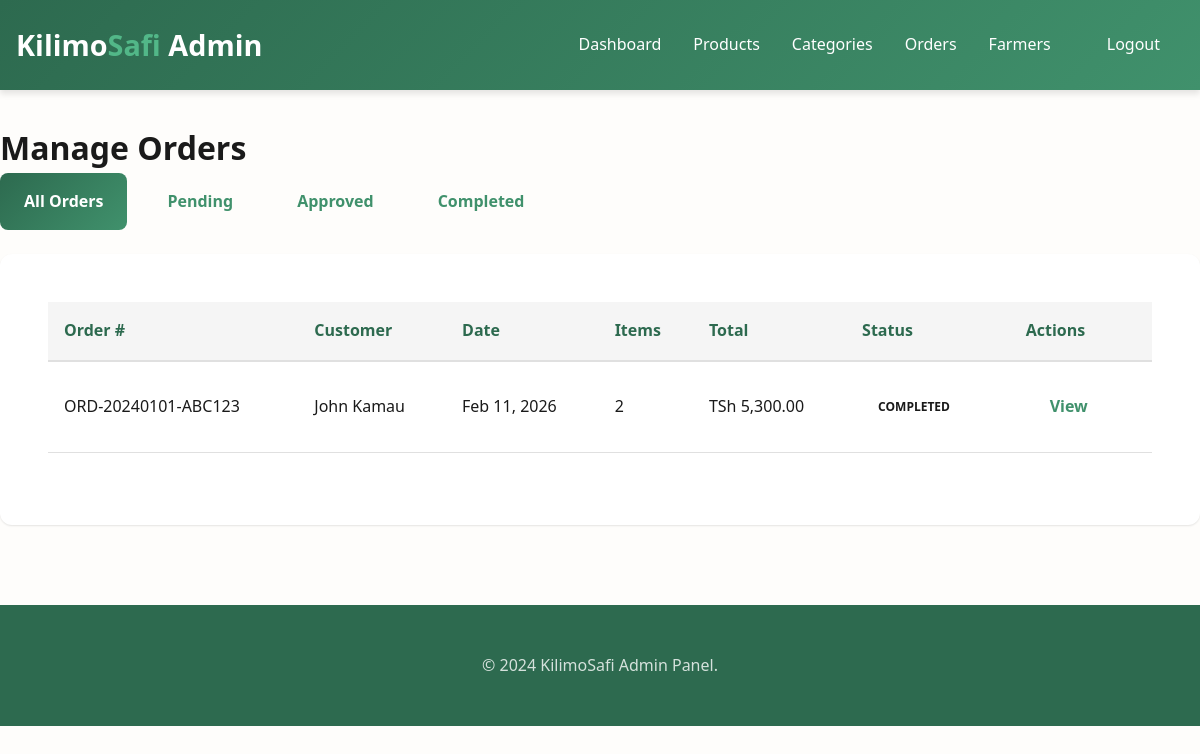
The app's page /admin/orders.php (signed in) with its own data.
### tables this page shows
CREATE TABLE orders (
    id INT PRIMARY KEY AUTO_INCREMENT,
    order_number VARCHAR(20) UNIQUE NOT NULL,
    user_id INT NOT NULL,
    total_amount DECIMAL(10,2) NOT NULL,
    status ENUM('pending', 'approved', 'rejected', 'completed', 'cancelled') DEFAULT 'pending',
    delivery_address TEXT,
    contact_phone VARCHAR(20),
    notes TEXT,
    order_date TIMESTAMP DEFAULT CURRENT_TIMESTAMP,
    approved_at TIMESTAMP NULL,
    completed_at TIMESTAMP NULL,
    updated_at TIMESTAMP DEFAULT CURRENT_TIMESTAMP ON UPDATE CURRENT_TIMESTAMP,
    FOREIGN KEY (user_id) REFERENCES users(id) ON DELETE CASCADE,
    INDEX idx_user_status (user_id, status),
    INDEX idx_order_number (order_number),
    INDEX idx_status (status),
    INDEX idx_order_date (order_date)
);

CREATE TABLE users (
    id INT PRIMARY KEY AUTO_INCREMENT,
    username VARCHAR(50) UNIQUE NOT NULL,
    email VARCHAR(100) UNIQUE NOT NULL,
    password VARCHAR(255) NOT NULL,
    full_name VARCHAR(100) NOT NULL,
    phone VARCHAR(20),
    address TEXT,
    role ENUM('farmer', 'admin') DEFAULT 'farmer',
    profile_image VARCHAR(255),
    last_login TIMESTAMP NULL,
    created_at TIMESTAMP DEFAULT CURRENT_TIMESTAMP,
    updated_at TIMESTAMP DEFAULT CURRENT_TIMESTAMP ON UPDATE CURRENT_TIMESTAMP,
    INDEX idx_role (role),
    INDEX idx_username (username),
    INDEX idx_email (email)
);

### includes/functions.php (called while the page is built, shortened)
<?php
function format_price($price) {
    return 'TSh ' . number_format($price, 2);
}
?>

### admin/orders.php (the view, shortened to what this page needs)
<?php
require_once '../includes/db.php';
require_once '../includes/functions.php';
$status_filter = isset($_GET['status']) ? sanitize_input($_GET['status']) : '';
$query = "
    SELECT o.*, u.full_name, COUNT(oi.id) as item_count
    FROM orders o
    JOIN users u ON o.user_id = u.id
    LEFT JOIN order_items oi ON o.id = oi.order_id
";
if (!empty($status_filter)) {
    $query .= " WHERE o.status = ?";
    $stmt = $pdo->prepare($query . " GROUP BY o.id ORDER BY o.order_date DESC");
    $stmt->execute([$status_filter]);
} else {
    $stmt = $pdo->prepare($query . " GROUP BY o.id ORDER BY o.order_date DESC");
    $stmt->execute();
}
$orders = $stmt->fetchAll();
?>
<!DOCTYPE html>
<html lang="en">
<head>
    <link rel="stylesheet" href="../assets/css/main.css">
</head>
<body>
    <header>
        <div class="container">
            <nav>
                <a href="../index.php" class="logo">Kilimo<span>Safi</span> Admin</a>
                <div class="nav-links">
                    <a href="dashboard.php">Dashboard</a>
                    <a href="products.php">Products</a>
                    <a href="categories.php">Categories</a>
                    <a href="orders.php">Orders</a>
                    <a href="farmers.php">Farmers</a>
                    <a href="../api/logout.php" class="btn btn-outline">Logout</a>
                </div>
            </nav>
        </div>
    </header>
    <main class="container" style="padding: var(--spacing-xl) 0;">
        <h1>Manage Orders</h1>
        <div style="margin-bottom: var(--spacing-lg); display: flex; gap: var(--spacing-md); flex-wrap: wrap;">
            <a href="orders.php" class="btn <?= empty($status_filter) ? 'btn-primary' : 'btn-secondary' ?>">All Orders</a>
            <a href="orders.php?status=pending" class="btn <?= $status_filter === 'pending' ? 'btn-primary' : 'btn-secondary' ?>">Pending</a>
            <a href="orders.php?status=approved" class="btn <?= $status_filter === 'approved' ? 'btn-primary' : 'btn-secondary' ?>">Approved</a>
            <a href="orders.php?status=completed" class="btn <?= $status_filter === 'completed' ? 'btn-primary' : 'btn-secondary' ?>">Completed</a>
        </div>
        <?php if (!empty($orders)): ?>
            <div class="card">
                <div class="card-body" style="overflow-x: auto;">
                    <table>
                        <thead>
                            <tr>
                                <th>Order #</th>
                                <th>Customer</th>
                                <th>Date</th>
                                <th>Items</th>
                                <th>Total</th>
                                <th>Status</th>
                                <th>Actions</th>
                            </tr>
                        </thead>
                        <tbody>
                            <?php foreach ($orders as $order): ?>
                                <tr>
                                    <td><?= htmlspecialchars($order['order_number']) ?></td>
                                    <td><?= htmlspecialchars($order['full_name']) ?></td>
                                    <td><?= date('M d, Y', strtotime($order['order_date'])) ?></td>
                                    <td><?= (int)$order['item_count'] ?></td>
                                    <td><?= format_price($order['total_amount']) ?></td>
                                    <td>
                                        <span class="badge badge-<?= strtolower($order['status']) ?>">
                                            <?= ucfirst($order['status']) ?>
                                        </span>
                                    </td>
                                    <td>
                                        <a href="order-detail.php?id=<?= $order['id'] ?>" class="btn btn-sm btn-secondary">View</a>
                                    </td>
                                </tr>
                            <?php endforeach; ?>
                        </tbody>
                    </table>
                </div>
            </div>
        <?php endif; ?>
    </main>
    <footer>
        <div class="container">
            <p>&copy; 2024 KilimoSafi Admin Panel.</p>
        </div>
    </footer>
</body>
</html>

### assets/css/main.css (style rules this page uses)
:root { --primary-green: #2d6a4f; --secondary-green: #40916c; --light-green: #52b788; --accent-green: #74c69d; --pale-green: #b7e4c7; --earth-brown: #6f4e37; --light-brown: #a0826d; --cream: #f1f1e8; --light-cream: #fefdfb; --dark-text: #1a1a1a; --medium-text: #4a4a4a; --light-text: #707070; --light-gray: #f5f5f5; --border-gray: #e0e0e0; --success: #2ecc71; --warning: #f39c12; --danger: #e74c3c; --info: #3498db; --spacing-xs: 0.25rem; --spacing-sm: 0.5rem; --spacing-md: 1rem; --spacing-lg: 1.5rem; --spacing-xl: 2rem; --spacing-2xl: 3rem; --radius-sm: 4px; --radius-md: 8px; --radius-lg: 12px; --radius-xl: 16px; --shadow-sm: 0 1px 2px rgba(0, 0, 0, 0.1); --shadow-md: 0 4px 6px rgba(0, 0, 0, 0.1); --shadow-lg: 0 10px 15px rgba(0, 0, 0, 0.1); --shadow-xl: 0 20px 25px rgba(0, 0, 0, 0.1); --transition: all 0.3s ease; }
* { margin: 0; padding: 0; box-sizing: border-box; }
html { font-size: 16px; scroll-behavior: smooth; }
body { font-family: 'Segoe UI', Tahoma, Geneva, Verdana, sans-serif; color: var(--dark-text); background-color: var(--light-cream); line-height: 1.6; }
.container { max-width: 1200px; margin: 0 auto; padding: 0 var(--spacing-md); }
header { background: linear-gradient(135deg, var(--primary-green), var(--secondary-green)); color: white; padding: var(--spacing-md) 0; box-shadow: var(--shadow-md); position: sticky; top: 0; z-index: 1000; }
nav { display: flex; justify-content: space-between; align-items: center; }
.logo { font-size: 1.8rem; font-weight: bold; color: white; text-decoration: none; }
.logo span { color: var(--light-green); }
.nav-links { display: flex; list-style: none; gap: var(--spacing-xl); align-items: center; }
.nav-links a { color: white; text-decoration: none; transition: var(--transition); font-weight: 500; }
.btn { display: inline-block; padding: var(--spacing-md) var(--spacing-xl); border: 2px solid transparent; border-radius: var(--radius-md); font-size: 1rem; font-weight: 500; cursor: pointer; transition: var(--transition); text-align: center; text-decoration: none; white-space: nowrap; }
.btn-primary { background-color: var(--secondary-green); color: white; border-color: var(--secondary-green); }
.btn-secondary { background-color: transparent; color: var(--secondary-green); border-color: var(--secondary-green); }
.btn-outline { background-color: transparent; color: var(--secondary-green); border: 2px solid var(--secondary-green); }
.btn-sm { padding: var(--spacing-sm) var(--spacing-md); font-size: 0.875rem; }
.card { background-color: white; border-radius: var(--radius-lg); padding: var(--spacing-lg); box-shadow: var(--shadow-sm); transition: var(--transition); }
.card-body { padding: var(--spacing-lg); }
table { width: 100%; border-collapse: collapse; margin-bottom: var(--spacing-lg); }
table thead { background-color: var(--light-gray); }
table th { padding: var(--spacing-md); text-align: left; font-weight: 600; color: var(--primary-green); border-bottom: 2px solid var(--border-gray); }
table td { padding: var(--spacing-md); border-bottom: 1px solid var(--border-gray); }
.badge { display: inline-block; padding: var(--spacing-xs) var(--spacing-md); border-radius: var(--radius-xl); font-size: 0.75rem; font-weight: 600; text-transform: uppercase; }
footer { background: var(--primary-green); color: white; padding: var(--spacing-2xl) 0; text-align: center; margin-top: var(--spacing-2xl); }
footer p { color: rgba(255, 255, 255, 0.8); margin: 0; }
.btn { padding: var(--spacing-md) var(--spacing-lg); border: none; border-radius: var(--radius-md); font-size: 1rem; font-weight: 600; cursor: pointer; transition: var(--transition); text-decoration: none; display: inline-block; text-align: center; }
.btn-primary { background: linear-gradient(135deg, var(--primary-green), var(--secondary-green)); color: white; }

### records on screen
orders: order_number "ORD-20240101-ABC123", user.full_name "John Kamau", order_date "Feb 11, 2026", item_count "2", total_amount "TSh 5,300.00", status "COMPLETED"
